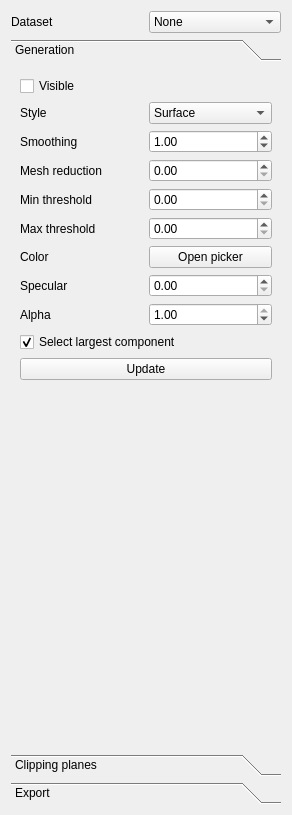
<?xml version="1.0" encoding="UTF-8"?>
<ui version="4.0">
 <class>IsosurfaceVisualizationForm</class>
 <widget class="QWidget" name="IsosurfaceVisualizationForm">
  <property name="geometry">
   <rect>
    <x>0</x>
    <y>0</y>
    <width>292</width>
    <height>815</height>
   </rect>
  </property>
  <property name="acceptDrops">
   <bool>true</bool>
  </property>
  <property name="windowTitle">
   <string>Form</string>
  </property>
  <layout class="QGridLayout" name="gridLayout_2">
   <item row="0" column="0">
    <layout class="QHBoxLayout" name="horizontalLayout_2">
     <item>
      <widget class="QLabel" name="label">
       <property name="text">
        <string>Dataset</string>
       </property>
      </widget>
     </item>
     <item>
      <widget class="QComboBox" name="comboBoxDataset">
       <property name="toolTip">
        <string>Choose the dataset to use</string>
       </property>
       <item>
        <property name="text">
         <string>None</string>
        </property>
       </item>
      </widget>
     </item>
    </layout>
   </item>
   <item row="1" column="0">
    <widget class="QToolBox" name="toolBox">
     <property name="enabled">
      <bool>true</bool>
     </property>
     <property name="sizePolicy">
      <sizepolicy hsizetype="Minimum" vsizetype="Preferred">
       <horstretch>0</horstretch>
       <verstretch>0</verstretch>
      </sizepolicy>
     </property>
     <property name="currentIndex">
      <number>0</number>
     </property>
     <widget class="QWidget" name="page">
      <property name="geometry">
       <rect>
        <x>0</x>
        <y>0</y>
        <width>274</width>
        <height>688</height>
       </rect>
      </property>
      <attribute name="label">
       <string>Generation</string>
      </attribute>
      <layout class="QVBoxLayout" name="verticalLayout">
       <item>
        <layout class="QGridLayout" name="gridLayout">
         <item row="8" column="0">
          <widget class="QLabel" name="label_6">
           <property name="text">
            <string>Alpha</string>
           </property>
          </widget>
         </item>
         <item row="7" column="1">
          <widget class="QDoubleSpinBox" name="inputSpecular">
           <property name="maximum">
            <double>1.000000000000000</double>
           </property>
           <property name="singleStep">
            <double>0.050000000000000</double>
           </property>
           <property name="value">
            <double>0.000000000000000</double>
           </property>
          </widget>
         </item>
         <item row="3" column="0">
          <widget class="QLabel" name="label_7">
           <property name="text">
            <string>Mesh reduction</string>
           </property>
          </widget>
         </item>
         <item row="4" column="0">
          <widget class="QLabel" name="label_3">
           <property name="text">
            <string>Min threshold</string>
           </property>
          </widget>
         </item>
         <item row="2" column="1">
          <widget class="QDoubleSpinBox" name="inputSmoothing">
           <property name="toolTip">
            <string>Sigma of Gaussian blur</string>
           </property>
           <property name="maximum">
            <double>10.000000000000000</double>
           </property>
           <property name="singleStep">
            <double>0.500000000000000</double>
           </property>
           <property name="value">
            <double>1.000000000000000</double>
           </property>
          </widget>
         </item>
         <item row="2" column="0">
          <widget class="QLabel" name="label_2">
           <property name="text">
            <string>Smoothing</string>
           </property>
          </widget>
         </item>
         <item row="1" column="1">
          <widget class="QComboBox" name="comboBoxStyle">
           <property name="toolTip">
            <string>Rendering style</string>
           </property>
           <item>
            <property name="text">
             <string>Surface</string>
            </property>
           </item>
           <item>
            <property name="text">
             <string>Wireframe</string>
            </property>
           </item>
           <item>
            <property name="text">
             <string>Points</string>
            </property>
           </item>
          </widget>
         </item>
         <item row="0" column="0">
          <widget class="QCheckBox" name="checkBoxVisible">
           <property name="toolTip">
            <string>Set visibility of mesh</string>
           </property>
           <property name="text">
            <string>Visible</string>
           </property>
           <property name="checked">
            <bool>false</bool>
           </property>
          </widget>
         </item>
         <item row="0" column="1">
          <layout class="QHBoxLayout" name="horizontalLayout"/>
         </item>
         <item row="1" column="0">
          <widget class="QLabel" name="label_8">
           <property name="text">
            <string>Style</string>
           </property>
          </widget>
         </item>
         <item row="3" column="1">
          <widget class="QDoubleSpinBox" name="inputReduction">
           <property name="toolTip">
            <string>Reducing of the amount of polygons. Recommended value: 0.90</string>
           </property>
           <property name="maximum">
            <double>1.000000000000000</double>
           </property>
           <property name="singleStep">
            <double>0.050000000000000</double>
           </property>
           <property name="value">
            <double>0.000000000000000</double>
           </property>
          </widget>
         </item>
         <item row="4" column="1">
          <widget class="QDoubleSpinBox" name="inputMinimumThreshold">
           <property name="maximum">
            <double>999999999.000000000000000</double>
           </property>
           <property name="singleStep">
            <double>100.000000000000000</double>
           </property>
           <property name="value">
            <double>0.000000000000000</double>
           </property>
          </widget>
         </item>
         <item row="5" column="0">
          <widget class="QLabel" name="label_4">
           <property name="text">
            <string>Max threshold</string>
           </property>
          </widget>
         </item>
         <item row="5" column="1">
          <widget class="QDoubleSpinBox" name="inputMaximumThreshold">
           <property name="maximum">
            <double>999999999.000000000000000</double>
           </property>
           <property name="singleStep">
            <double>100.000000000000000</double>
           </property>
           <property name="value">
            <double>0.000000000000000</double>
           </property>
          </widget>
         </item>
         <item row="6" column="0">
          <widget class="QLabel" name="label_5">
           <property name="text">
            <string>Color</string>
           </property>
          </widget>
         </item>
         <item row="7" column="0">
          <widget class="QLabel" name="label_9">
           <property name="text">
            <string>Specular</string>
           </property>
          </widget>
         </item>
         <item row="8" column="1">
          <widget class="QDoubleSpinBox" name="inputAlpha">
           <property name="maximum">
            <double>1.000000000000000</double>
           </property>
           <property name="singleStep">
            <double>0.100000000000000</double>
           </property>
           <property name="value">
            <double>1.000000000000000</double>
           </property>
          </widget>
         </item>
         <item row="6" column="1">
          <widget class="QPushButton" name="inputColor">
           <property name="text">
            <string>Open picker</string>
           </property>
          </widget>
         </item>
        </layout>
       </item>
       <item>
        <widget class="QCheckBox" name="checkBoxLargestComponent">
         <property name="text">
          <string>Select largest component</string>
         </property>
         <property name="checked">
          <bool>true</bool>
         </property>
        </widget>
       </item>
       <item>
        <widget class="QPushButton" name="buttonUpdate">
         <property name="text">
          <string>Update</string>
         </property>
        </widget>
       </item>
       <item>
        <spacer name="verticalSpacer_3">
         <property name="orientation">
          <enum>Qt::Vertical</enum>
         </property>
         <property name="sizeHint" stdset="0">
          <size>
           <width>20</width>
           <height>443</height>
          </size>
         </property>
        </spacer>
       </item>
      </layout>
     </widget>
     <widget class="QWidget" name="page_2">
      <property name="geometry">
       <rect>
        <x>0</x>
        <y>0</y>
        <width>146</width>
        <height>349</height>
       </rect>
      </property>
      <attribute name="label">
       <string>Clipping planes</string>
      </attribute>
      <layout class="QVBoxLayout" name="verticalLayout_2">
       <item>
        <layout class="QGridLayout" name="gridLayout_4">
         <item row="0" column="0">
          <widget class="QLabel" name="xNameLabel">
           <property name="text">
            <string>X</string>
           </property>
           <property name="buddy">
            <cstring>xPositionSpin</cstring>
           </property>
          </widget>
         </item>
         <item row="0" column="1">
          <widget class="QCheckBox" name="checkBoxX">
           <property name="enabled">
            <bool>true</bool>
           </property>
           <property name="toolTip">
            <string>Enable clipping plane x1</string>
           </property>
           <property name="text">
            <string>Visible</string>
           </property>
          </widget>
         </item>
         <item row="0" column="2">
          <widget class="QCheckBox" name="checkBoxFlipX">
           <property name="text">
            <string>Flip</string>
           </property>
          </widget>
         </item>
        </layout>
       </item>
       <item>
        <layout class="QGridLayout" name="gridLayout_9">
         <item row="0" column="0">
          <widget class="QSpinBox" name="spinX"/>
         </item>
         <item row="0" column="1">
          <widget class="QSlider" name="horizontalSliderX">
           <property name="enabled">
            <bool>true</bool>
           </property>
           <property name="toolTip">
            <string>Set the position of the x1 clipping plane</string>
           </property>
           <property name="maximum">
            <number>300</number>
           </property>
           <property name="orientation">
            <enum>Qt::Horizontal</enum>
           </property>
          </widget>
         </item>
        </layout>
       </item>
       <item>
        <layout class="QGridLayout" name="gridLayout_10">
         <item row="0" column="0">
          <widget class="QLabel" name="yNameLabel">
           <property name="text">
            <string>Y</string>
           </property>
           <property name="buddy">
            <cstring>yPositionSpin</cstring>
           </property>
          </widget>
         </item>
         <item row="0" column="1">
          <widget class="QCheckBox" name="checkBoxY">
           <property name="enabled">
            <bool>true</bool>
           </property>
           <property name="toolTip">
            <string>Enable clipping plane y1</string>
           </property>
           <property name="text">
            <string>Visible</string>
           </property>
          </widget>
         </item>
         <item row="0" column="2">
          <widget class="QCheckBox" name="checkBoxFlipY">
           <property name="text">
            <string>Flip</string>
           </property>
          </widget>
         </item>
        </layout>
       </item>
       <item>
        <layout class="QGridLayout" name="gridLayout_11">
         <item row="0" column="0">
          <widget class="QSpinBox" name="spinY"/>
         </item>
         <item row="0" column="1">
          <widget class="QSlider" name="horizontalSliderY">
           <property name="enabled">
            <bool>true</bool>
           </property>
           <property name="toolTip">
            <string>Set the position of the y1 clipping plane</string>
           </property>
           <property name="orientation">
            <enum>Qt::Horizontal</enum>
           </property>
          </widget>
         </item>
        </layout>
       </item>
       <item>
        <layout class="QGridLayout" name="gridLayout_12">
         <item row="0" column="0">
          <widget class="QLabel" name="zNameLabel">
           <property name="text">
            <string>Z</string>
           </property>
           <property name="buddy">
            <cstring>zPositionSpin</cstring>
           </property>
          </widget>
         </item>
         <item row="0" column="1">
          <widget class="QCheckBox" name="checkBoxZ">
           <property name="enabled">
            <bool>true</bool>
           </property>
           <property name="toolTip">
            <string>Enable clipping plane z1</string>
           </property>
           <property name="text">
            <string>Visible</string>
           </property>
          </widget>
         </item>
         <item row="0" column="2">
          <widget class="QCheckBox" name="checkBoxFlipZ">
           <property name="text">
            <string>Flip</string>
           </property>
          </widget>
         </item>
        </layout>
       </item>
       <item>
        <layout class="QGridLayout" name="gridLayout_13">
         <item row="0" column="0">
          <widget class="QSpinBox" name="spinZ"/>
         </item>
         <item row="0" column="1">
          <widget class="QSlider" name="horizontalSliderZ">
           <property name="enabled">
            <bool>true</bool>
           </property>
           <property name="toolTip">
            <string>Set the position of the z1 clipping plane</string>
           </property>
           <property name="orientation">
            <enum>Qt::Horizontal</enum>
           </property>
          </widget>
         </item>
        </layout>
       </item>
       <item>
        <widget class="QCheckBox" name="checkBoxAlignPlanesToPick">
         <property name="text">
          <string>Align to mouse picking</string>
         </property>
         <property name="checked">
          <bool>true</bool>
         </property>
        </widget>
       </item>
       <item>
        <widget class="QCheckBox" name="checkBoxInvertClipping">
         <property name="text">
          <string>Invert clipping</string>
         </property>
        </widget>
       </item>
       <item>
        <widget class="QPushButton" name="buttonApplySettingsToAll">
         <property name="text">
          <string>Apply settings to all</string>
         </property>
        </widget>
       </item>
       <item>
        <widget class="QTabWidget" name="tabWidget">
         <property name="currentIndex">
          <number>0</number>
         </property>
         <widget class="QWidget" name="tab_3">
          <attribute name="title">
           <string>Base layer</string>
          </attribute>
          <layout class="QGridLayout" name="gridLayout_5">
           <item row="1" column="1">
            <widget class="QComboBox" name="comboBoxBaseLayerLUT">
             <item>
              <property name="text">
               <string>None</string>
              </property>
             </item>
            </widget>
           </item>
           <item row="0" column="0">
            <widget class="QLabel" name="label_10">
             <property name="text">
              <string>Dataset</string>
             </property>
            </widget>
           </item>
           <item row="0" column="1">
            <widget class="QComboBox" name="comboBoxBaseLayer">
             <item>
              <property name="text">
               <string>None</string>
              </property>
             </item>
            </widget>
           </item>
           <item row="1" column="0">
            <widget class="QLabel" name="label_11">
             <property name="text">
              <string>LUT</string>
             </property>
            </widget>
           </item>
          </layout>
         </widget>
         <widget class="QWidget" name="tab_4">
          <attribute name="title">
           <string>Overlay</string>
          </attribute>
          <layout class="QGridLayout" name="gridLayout_6">
           <item row="0" column="0">
            <widget class="QLabel" name="label_13">
             <property name="text">
              <string>Dataset</string>
             </property>
            </widget>
           </item>
           <item row="0" column="1">
            <widget class="QComboBox" name="comboBoxOverlay">
             <item>
              <property name="text">
               <string>None</string>
              </property>
             </item>
            </widget>
           </item>
           <item row="1" column="0">
            <widget class="QLabel" name="label_12">
             <property name="text">
              <string>LUT</string>
             </property>
            </widget>
           </item>
           <item row="1" column="1">
            <widget class="QComboBox" name="comboBoxOverlayLUT">
             <item>
              <property name="text">
               <string>None</string>
              </property>
             </item>
            </widget>
           </item>
          </layout>
         </widget>
        </widget>
       </item>
       <item>
        <spacer name="verticalSpacer">
         <property name="orientation">
          <enum>Qt::Vertical</enum>
         </property>
         <property name="sizeHint" stdset="0">
          <size>
           <width>20</width>
           <height>266</height>
          </size>
         </property>
        </spacer>
       </item>
      </layout>
     </widget>
     <widget class="QWidget" name="page_3">
      <property name="geometry">
       <rect>
        <x>0</x>
        <y>0</y>
        <width>98</width>
        <height>47</height>
       </rect>
      </property>
      <attribute name="label">
       <string>Export</string>
      </attribute>
      <layout class="QVBoxLayout" name="verticalLayout_3">
       <item>
        <widget class="QPushButton" name="buttonSaveMesh">
         <property name="text">
          <string>Save 3D mesh</string>
         </property>
        </widget>
       </item>
       <item>
        <spacer name="verticalSpacer_2">
         <property name="orientation">
          <enum>Qt::Vertical</enum>
         </property>
         <property name="sizeHint" stdset="0">
          <size>
           <width>20</width>
           <height>700</height>
          </size>
         </property>
        </spacer>
       </item>
      </layout>
     </widget>
    </widget>
   </item>
  </layout>
 </widget>
 <resources/>
 <connections/>
</ui>
